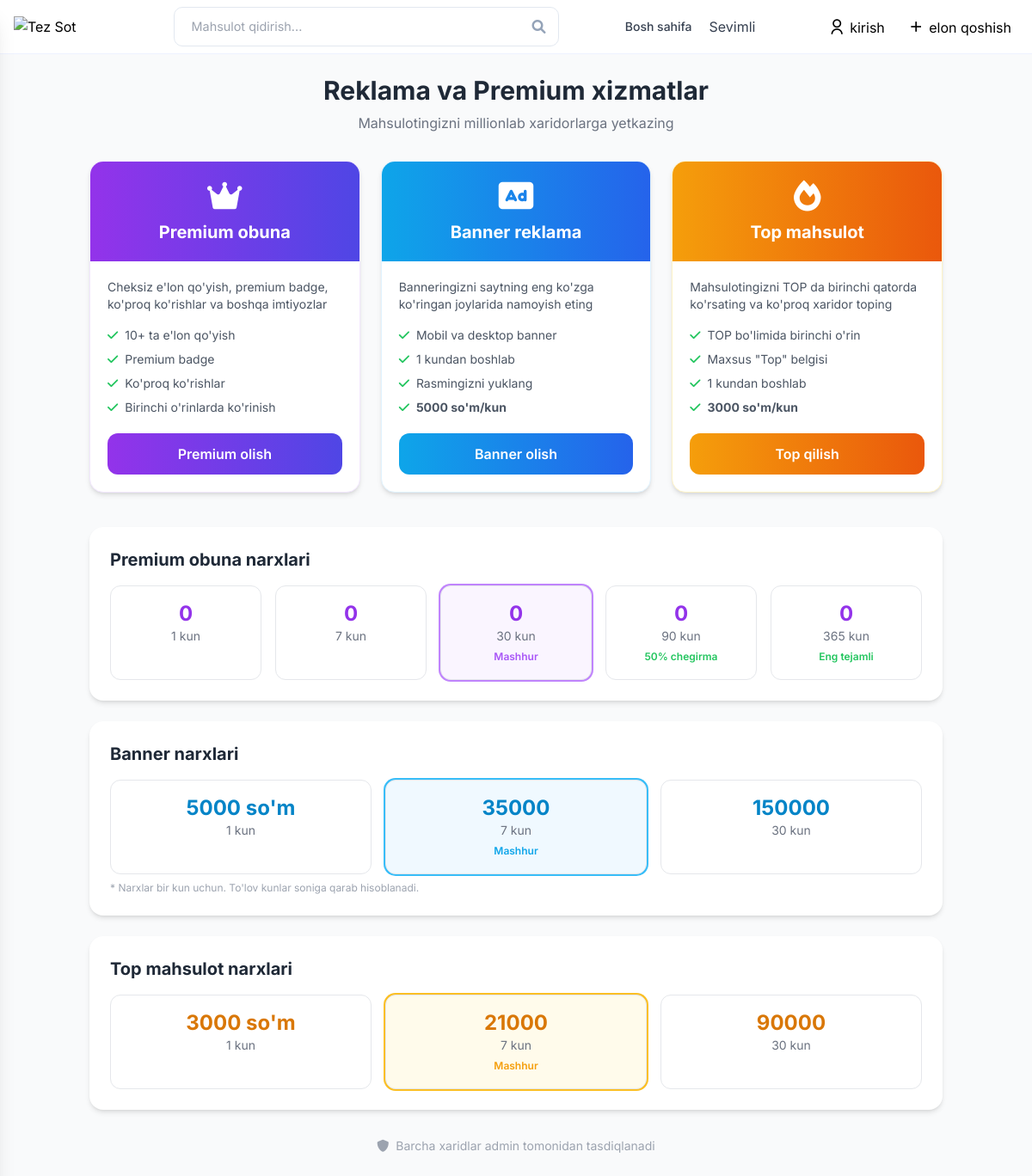
The app's page /reklama/, older data.
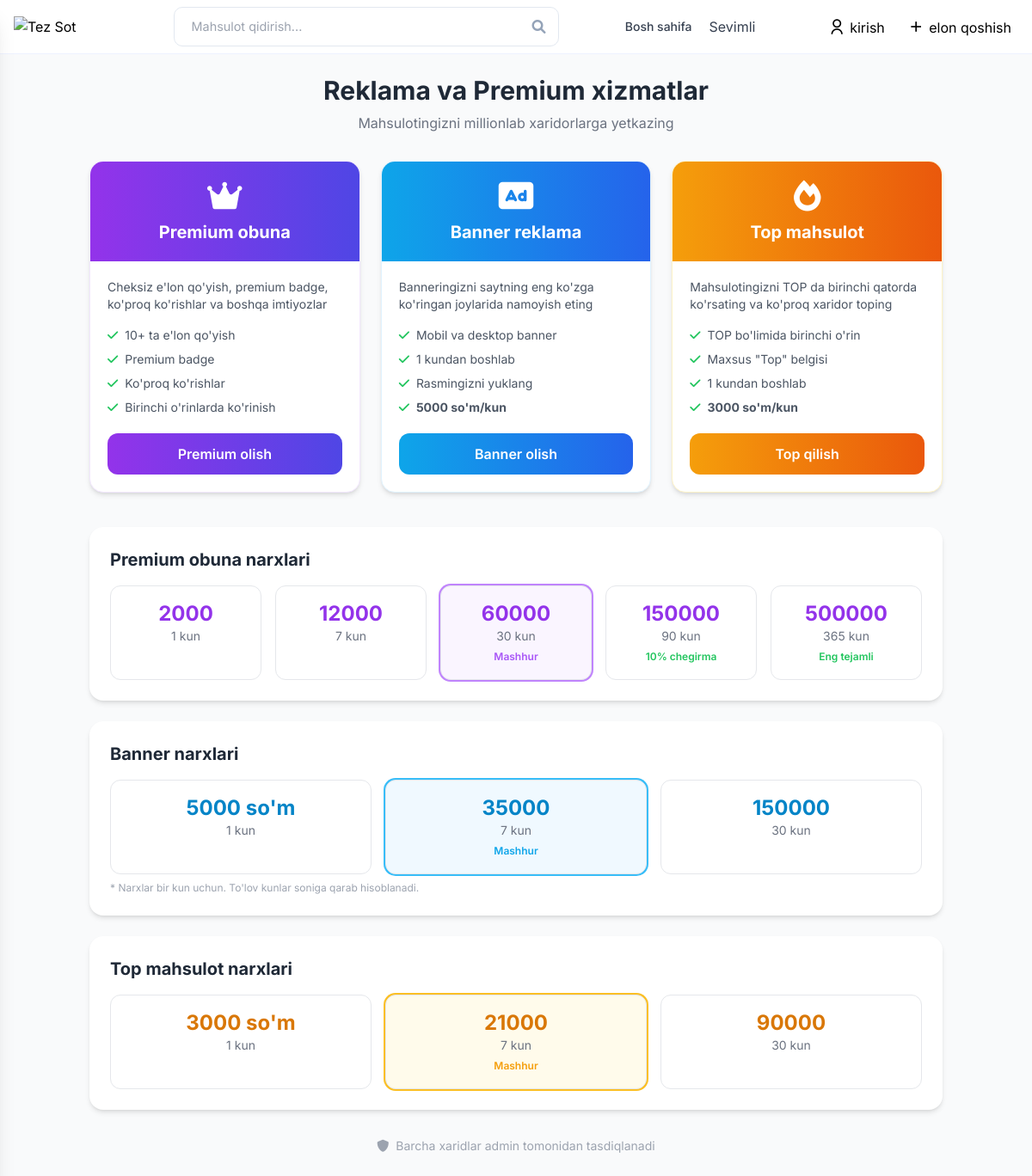
The same page, newer data.
### fronend/models.py (models this page shows, shortened)
class AdminPremiumSettings(models.Model):
    premium_fee_amount = models.DecimalField(
        max_digits=10, decimal_places=2, default=15000.00,
        verbose_name="1 ta mahsulot narxi",
        help_text="1 ta mahsulotni premium qilish uchun narx"
    )
    premium_per_day_price = models.DecimalField(
        max_digits=10, decimal_places=2, default=2000.00,
        verbose_name="Kunlik premium narx",
        help_text="1 kunlik premium uchun narx"
    )
    premium_per_week_price = models.DecimalField(
        max_digits=10, decimal_places=2, default=12000.00,
        verbose_name="1 haftalik narx",
        help_text="1 haftalik premium narx (7 kun)"
    )
    premium_per_month_price = models.DecimalField(
        max_digits=10, decimal_places=2, default=60000.00,
        verbose_name="1 oylik narx",
        help_text="1 oylik premium narx (30 kun)"
    )
    premium_per_3months_price = models.DecimalField(
        max_digits=10, decimal_places=2, default=150000.00,
        verbose_name="3 oylik narx",
        help_text="3 oylik premium narx (90 kun)"
    )
    premium_per_6months_price = models.DecimalField(
        max_digits=10, decimal_places=2, default=270000.00,
        verbose_name="6 oylik narx",
        help_text="6 oylik premium narx (180 kun)"
    )
    premium_per_year_price = models.DecimalField(
        max_digits=10, decimal_places=2, default=500000.00,
        verbose_name="1 yillik narx",
        help_text="1 yillik premium narx (365 kun)"
    )
    has_discount = models.BooleanField(
        default=False,
        verbose_name="Chegirma yoqilsinmi",
        help_text="Premium uchun chegirma mavjudmi?"
    )
    discount_percentage = models.PositiveIntegerField(
        default=10,
        verbose_name="Chegirma foizi",
        help_text="Chegirma foizi (%)",
        validators=[MaxValueValidator(50), MinValueValidator(0)]
    )
    discount_end_date = models.DateField(
        null=True, blank=True,
        verbose_name="Chegirma tugash sanasi",
        help_text="Chegirma tugash sanasi (ixtiyoriy)"
    )
    is_premium_enabled = models.BooleanField(
        default=True,
        verbose_name="Premium tizim yoqilganmi"
    )
    max_premium_products = models.PositiveIntegerField(
        default=5,
        verbose_name="Premium mahsulot limiti",
        help_text="1 premium foydalanuvchi uchun max mahsulotlar"
    )
    premium_duration_days = models.PositiveIntegerField(
        default=30,
        verbose_name="Premium muddati (kun)",
        help_text="Premium obuna muddati kunlarda"
    )
    auto_approve_premium = models.BooleanField(
        default=False,
        verbose_name="Premiumni avtomatik tasdiqlash",
        help_text="Premium mahsulotlarni avtomatik tasdiqlash"
    )
    auto_renew_premium = models.BooleanField(
        default=False,
        verbose_name="Premiumni avtomatik uzaytirish",
        help_text="Premium muddati tugaganda avtomatik uzaytirish"
    )
    auto_renew_days = models.PositiveIntegerField(
        default=30,
        verbose_name="Avtomatik uzaytirish kuni",
        help_text="Avtomatik uzaytiriladigan kunlar soni"
    )
    require_admin_approval = models.BooleanField(
        default=True,
        verbose_name="Admin tasdigini talab qilish",
        help_text="Premium so'rovlar admin tasdigini talab qilsinmi?"
    )
    max_premium_requests_per_user = models.PositiveIntegerField(
        default=3,
        verbose_name="Premium so'rovlar limiti",
        help_text="1 foydalanuvchi oyiga nechta so'rov yuborishi mumkin"
    )
    premium_request_expiry_days = models.PositiveIntegerField(
        default=7,
        verbose_name="Premium so'rov muddati",
        help_text="Premium so'rov qancha kunga amal qiladi"
    )
    notify_before_days = models.PositiveIntegerField(
        default=3,
        verbose_name="Ogohlantirish kuni",
        help_text="Premium tugashidan necha kun oldin ogohlantirish"
    )
    admin_contact_phone = models.CharField(
        max_length=20, default="+998901234567",
        verbose_name="Admin telefon raqami"
    )
    admin_contact_telegram = models.CharField(
        max_length=100, default="@tezsot_admin",
        verbose_name="Admin Telegram"
    )
    admin_contact_email = models.EmailField(
        default="admin@tezsot.uz",
        verbose_name="Admin Email"
    )
    payment_methods = models.TextField(
        blank=True, null=True,
        default="Bank karta\nClick\nPayme\nUzumbank",
        verbose_name="To'lov usullari",
        help_text="Har bir usul yangi qatorda"
    )
    bank_card_number = models.CharField(
        max_length=50, blank=True, null=True,
        verbose_name="Bank karta raqami",
        help_text="To'lov qilish uchun karta raqami"
    )
    bank_name = models.CharField(
        max_length=100, blank=True, null=True,
        verbose_name="Bank nomi",
        help_text="Bank nomi"
    )
    bank_card_owner = models.CharField(
        max_length=100, blank=True, null=True,
        verbose_name="Karta egasi",
        help_text="Karta egasining ismi"
    )
    banner_price_per_day = models.DecimalField(
        max_digits=10, decimal_places=2, default=5000.00,
        verbose_name="Banner narxi (1 kun)",
        help_text="Banner reklama uchun 1 kunlik narx"
    )
    featured_price_per_day = models.DecimalField(
        max_digits=10, decimal_places=2, default=3000.00,
        verbose_name="Top mahsulot narxi (1 kun)",
        help_text="Top/Featured mahsulot uchun 1 kunlik narx"
    )
    created_at = models.DateTimeField(auto_now_add=True)
    updated_at = models.DateTimeField(auto_now=True)
    class Meta:
        verbose_name = "Premium Sozlamalar"
        verbose_name_plural = "Premium Sozlamalar"
        constraints = [
            models.CheckConstraint(check=models.Q(id=1), name='single_admin_premium_settings')
        ]
    @classmethod
    def get_settings(cls):
        settings, created = cls.objects.get_or_create(id=1)
        return settings

### fronend/views.py (the view)
# urls.py: path('reklama/', views.reklama, name='reklama'),
def reklama(request):
    from .models import AdminPremiumSettings
    settings = AdminPremiumSettings.get_settings()
    bppd = int(settings.banner_price_per_day or 5000)
    fppd = int(settings.featured_price_per_day or 3000)
    return render(request, 'reklama.html', {
        'settings': settings,
        'banner_price_per_day': bppd,
        'banner_price_per_day_7': bppd * 7,
        'banner_price_per_day_30': bppd * 30,
        'featured_price_per_day': fppd,
        'featured_price_per_day_7': fppd * 7,
        'featured_price_per_day_30': fppd * 30,
    })

### fronend/templates/reklama.html (shortened to what this page needs)
{% load static %}
<!DOCTYPE html>
<html lang="uz">
<head>
    <script src="https://cdn.tailwindcss.com/3.4.16"></script>
    <link rel="stylesheet" href="https://cdnjs.cloudflare.com/ajax/libs/font-awesome/6.0.0/css/all.min.css">
</head>
<body class="bg-gray-50">
    {% include 'nav.html' %}
    <div class="max-w-5xl mx-auto px-4 py-6">
        <div class="text-center mb-8">
            <h1 class="text-3xl font-bold text-gray-800">Reklama va Premium xizmatlar</h1>
            <p class="text-gray-500 mt-2">Mahsulotingizni millionlab xaridorlarga yetkazing</p>
        </div>
        <div class="grid md:grid-cols-3 gap-6">
            <div class="bg-white rounded-2xl shadow-md overflow-hidden border border-purple-100 hover:shadow-lg transition">
                <div class="bg-gradient-to-r from-purple-600 to-indigo-600 p-5 text-white text-center">
                    <i class="fas fa-crown text-4xl mb-2"></i>
                    <h2 class="text-xl font-bold">Premium obuna</h2>
                </div>
                <div class="p-5">
                    <p class="text-gray-600 text-sm mb-4">Cheksiz e'lon qo'yish, premium badge, ko'proq ko'rishlar va boshqa imtiyozlar</p>
                    <ul class="text-sm text-gray-600 space-y-2 mb-5">
                        <li><i class="fas fa-check text-green-500 mr-2"></i>10+ ta e'lon qo'yish</li>
                        <li><i class="fas fa-check text-green-500 mr-2"></i>Premium badge</li>
                        <li><i class="fas fa-check text-green-500 mr-2"></i>Ko'proq ko'rishlar</li>
                        <li><i class="fas fa-check text-green-500 mr-2"></i>Birinchi o'rinlarda ko'rinish</li>
                    </ul>
                    <a href="{% url 'buy_premium' %}" class="block w-full bg-gradient-to-r from-purple-600 to-indigo-600 text-white text-center py-3 rounded-xl font-semibold hover:opacity-90 transition">
                        Premium olish
                    </a>
                </div>
            </div>
            <div class="bg-white rounded-2xl shadow-md overflow-hidden border border-sky-100 hover:shadow-lg transition">
                <div class="bg-gradient-to-r from-sky-500 to-blue-600 p-5 text-white text-center">
                    <i class="fas fa-ad text-4xl mb-2"></i>
                    <h2 class="text-xl font-bold">Banner reklama</h2>
                </div>
                <div class="p-5">
                    <p class="text-gray-600 text-sm mb-4">Banneringizni saytning eng ko'zga ko'ringan joylarida namoyish eting</p>
                    <ul class="text-sm text-gray-600 space-y-2 mb-5">
                        <li><i class="fas fa-check text-green-500 mr-2"></i>Mobil va desktop banner</li>
                        <li><i class="fas fa-check text-green-500 mr-2"></i>1 kundan boshlab</li>
                        <li><i class="fas fa-check text-green-500 mr-2"></i>Rasmingizni yuklang</li>
                        <li><i class="fas fa-check text-green-500 mr-2"></i><strong>{{ banner_price_per_day|floatformat:0 }} so'm/kun</strong></li>
                    </ul>
                    <a href="{% url 'buy_banner' %}" class="block w-full bg-gradient-to-r from-sky-500 to-blue-600 text-white text-center py-3 rounded-xl font-semibold hover:opacity-90 transition">
                        Banner olish
                    </a>
                </div>
            </div>
            <div class="bg-white rounded-2xl shadow-md overflow-hidden border border-amber-100 hover:shadow-lg transition">
                <div class="bg-gradient-to-r from-amber-500 to-orange-600 p-5 text-white text-center">
                    <i class="fas fa-fire text-4xl mb-2"></i>
                    <h2 class="text-xl font-bold">Top mahsulot</h2>
                </div>
                <div class="p-5">
                    <p class="text-gray-600 text-sm mb-4">Mahsulotingizni TOP da birinchi qatorda ko'rsating va ko'proq xaridor toping</p>
                    <ul class="text-sm text-gray-600 space-y-2 mb-5">
                        <li><i class="fas fa-check text-green-500 mr-2"></i>TOP bo'limida birinchi o'rin</li>
                        <li><i class="fas fa-check text-green-500 mr-2"></i>Maxsus "Top" belgisi</li>
                        <li><i class="fas fa-check text-green-500 mr-2"></i>1 kundan boshlab</li>
                        <li><i class="fas fa-check text-green-500 mr-2"></i><strong>{{ featured_price_per_day|floatformat:0 }} so'm/kun</strong></li>
                    </ul>
                    <a href="{% url 'select_product_for_featured' %}" class="block w-full bg-gradient-to-r from-amber-500 to-orange-600 text-white text-center py-3 rounded-xl font-semibold hover:opacity-90 transition">
                        Top qilish
                    </a>
                </div>
            </div>
        </div>
        <div class="mt-10 bg-white rounded-2xl shadow-md p-6">
            <h2 class="text-xl font-bold text-gray-800 mb-4">Premium obuna narxlari</h2>
            <div class="grid md:grid-cols-5 gap-4">
                <div class="border rounded-xl p-4 text-center hover:border-purple-400 transition">
                    <div class="text-2xl font-bold text-purple-600">{{ settings.premium_per_day_price|floatformat:0 }}</div>
                    <div class="text-sm text-gray-500">1 kun</div>
                </div>
                <div class="border rounded-xl p-4 text-center hover:border-purple-400 transition">
                    <div class="text-2xl font-bold text-purple-600">{{ settings.premium_per_week_price|floatformat:0 }}</div>
                    <div class="text-sm text-gray-500">7 kun</div>
                </div>
                <div class="border rounded-xl p-4 text-center hover:border-purple-400 transition ring-2 ring-purple-400 bg-purple-50">
                    <div class="text-2xl font-bold text-purple-600">{{ settings.premium_per_month_price|floatformat:0 }}</div>
                    <div class="text-sm text-gray-500">30 kun</div>
                    <span class="text-xs text-purple-500 font-semibold">Mashhur</span>
                </div>
                <div class="border rounded-xl p-4 text-center hover:border-purple-400 transition">
                    <div class="text-2xl font-bold text-purple-600">{{ settings.premium_per_3months_price|floatformat:0 }}</div>
                    <div class="text-sm text-gray-500">90 kun</div>
                    <span class="text-xs text-green-500 font-semibold">{{ settings.discount_percentage }}% chegirma</span>
                </div>
                <div class="border rounded-xl p-4 text-center hover:border-purple-400 transition">
                    <div class="text-2xl font-bold text-purple-600">{{ settings.premium_per_year_price|floatformat:0 }}</div>
                    <div class="text-sm text-gray-500">365 kun</div>
                    <span class="text-xs text-green-500 font-semibold">Eng tejamli</span>
                </div>
            </div>
        </div>
        <div class="mt-6 bg-white rounded-2xl shadow-md p-6">
            <h2 class="text-xl font-bold text-gray-800 mb-4">Banner narxlari</h2>
            <div class="grid md:grid-cols-3 gap-4 text-center">
                <div class="border rounded-xl p-4">
                    <div class="text-2xl font-bold text-sky-600">{{ banner_price_per_day }} so'm</div>
                    <div class="text-sm text-gray-500">1 kun</div>
                </div>
                <div class="border rounded-xl p-4 ring-2 ring-sky-400 bg-sky-50">
                    <div class="text-2xl font-bold text-sky-600">{{ banner_price_per_day_7 }}</div>
                    <div class="text-sm text-gray-500">7 kun</div>
                    <span class="text-xs text-sky-500 font-semibold">Mashhur</span>
                </div>
                <div class="border rounded-xl p-4">
                    <div class="text-2xl font-bold text-sky-600">{{ banner_price_per_day_30 }}</div>
                    <div class="text-sm text-gray-500">30 kun</div>
                </div>
            </div>
            <p class="text-xs text-gray-400 mt-2">* Narxlar bir kun uchun. To'lov kunlar soniga qarab hisoblanadi.</p>
        </div>
        <div class="mt-6 bg-white rounded-2xl shadow-md p-6">
            <h2 class="text-xl font-bold text-gray-800 mb-4">Top mahsulot narxlari</h2>
            <div class="grid md:grid-cols-3 gap-4 text-center">
                <div class="border rounded-xl p-4">
                    <div class="text-2xl font-bold text-amber-600">{{ featured_price_per_day }} so'm</div>
                    <div class="text-sm text-gray-500">1 kun</div>
                </div>
                <div class="border rounded-xl p-4 ring-2 ring-amber-400 bg-amber-50">
                    <div class="text-2xl font-bold text-amber-600">{{ featured_price_per_day_7 }}</div>
                    <div class="text-sm text-gray-500">7 kun</div>
                    <span class="text-xs text-amber-500 font-semibold">Mashhur</span>
                </div>
                <div class="border rounded-xl p-4">
                    <div class="text-2xl font-bold text-amber-600">{{ featured_price_per_day_30 }}</div>
                    <div class="text-sm text-gray-500">30 kun</div>
                </div>
            </div>
        </div>
        <div class="text-center mt-8 text-sm text-gray-400">
            <i class="fas fa-shield-alt mr-1"></i> Barcha xaridlar admin tomonidan tasdiqlanadi
        </div>
    </div>
</body>
</html>

Row changes from the older to the newer data that the page shows:
changed AdminPremiumSettings: premium_per_day_price "0" → "2000"; premium_per_week_price "0" → "12000"; premium_per_month_price "0" → "60000"; premium_per_3months_price "0" → "150000"; discount_percentage "50" → "10"; premium_per_year_price "0" → "500000"
